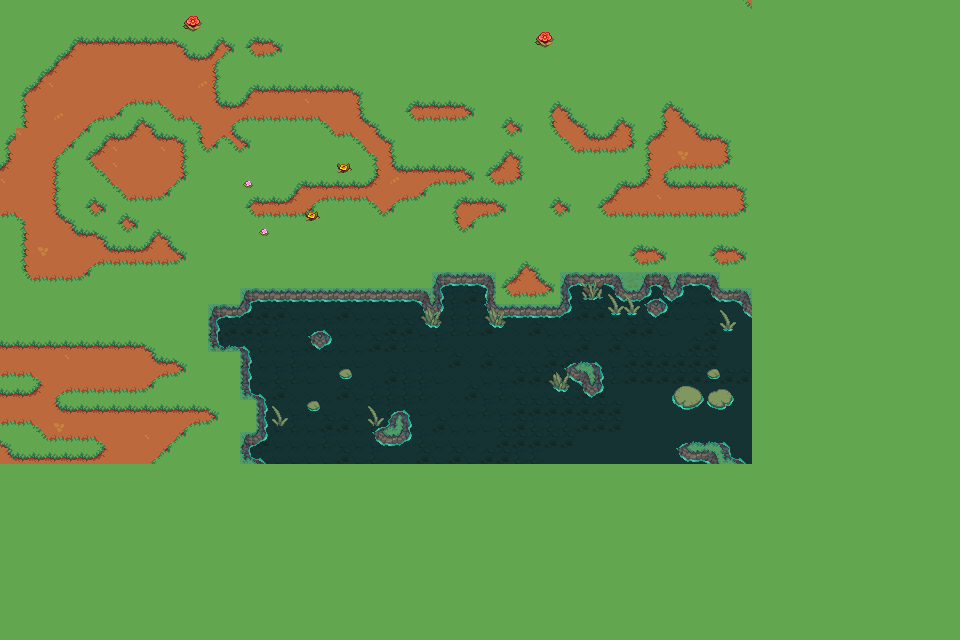

A level layout from a 2D game, rendered from its tile map. Below: a short description, then the map file with tile-grid data replaced by summaries:
An orthogonal 60x40 tile map with 16x16 px tiles, 3 tile layers (DirtGrass, Details, water), 2 tilesets and 38 objects.

<map version="1.10" tiledversion="1.10.1" orientation="orthogonal" renderorder="right-down" width="60" height="40" tilewidth="16" tileheight="16" infinite="0" nextlayerid="9" nextobjectid="44">
 <tileset firstgid="1" source="BasicLandscape.tsx" />
 <tileset firstgid="2913" source="Decorations1.tsx" />
 <layer id="5" name="DirtGrass" width="60" height="40">
  <data>[2400 cells, 2400 non-empty, 33 distinct tile ids]</data>
 </layer>
 <layer id="1" name="Details" width="60" height="40">
  <data>[2400 cells, 61 non-empty, 28 distinct tile ids]</data>
 </layer>
 <group id="7" name="Trees">
  <objectgroup id="2" name="OakTree" class="OakTree">
   <properties>
    <property name="HasChopped" type="bool" value="false" />
    <property name="Size" type="int" value="3" />
   </properties>
   <object id="5" gid="2962" x="129.875" y="33.5833" width="21.5833" height="21.5833" />
   <object id="6" gid="3007" x="129.875" y="55.1667" width="21.5833" height="21.5833" />
   <object id="8" gid="3052" x="129.875" y="76.75" width="21.5833" height="21.5833" />
   <object id="9" gid="3097" x="129.875" y="98.3333" width="21.5833" height="21.5833" />
   <object id="10" gid="3142" x="129.875" y="119.917" width="21.5833" height="21.5833" />
   <object id="11" gid="3187" x="129.875" y="141.5" width="21.5833" height="21.5833" />
   <object id="12" gid="3232" x="129.875" y="163.083" width="21.5833" height="21.5833">
    <properties>
     <property name="Collider" type="bool" value="true" />
    </properties>
   </object>
   <object id="13" gid="3277" x="129.875" y="184.667" width="21.5833" height="21.5833">
    <properties>
     <property name="Collider" type="bool" value="true" />
    </properties>
   </object>
   <object id="14" gid="3278" x="151.458" y="184.667" width="21.5833" height="21.5833" />
   <object id="15" gid="3276" x="108.292" y="184.667" width="21.5833" height="21.5833" />
   <object id="16" gid="3231" x="108.292" y="163.083" width="21.5833" height="21.5833" />
   <object id="17" gid="3233" x="151.458" y="163.083" width="21.5833" height="21.5833" />
   <object id="18" gid="3188" x="151.458" y="141.5" width="21.5833" height="21.5833" />
   <object id="19" gid="3186" x="108.292" y="141.5" width="21.5833" height="21.5833" />
   <object id="20" gid="3143" x="151.458" y="119.917" width="21.5833" height="21.5833" />
   <object id="21" gid="3144" x="173.042" y="119.917" width="21.5833" height="21.5833" />
   <object id="22" gid="3145" x="194.625" y="119.917" width="21.5833" height="21.5833" />
   <object id="23" gid="3100" x="194.625" y="98.3333" width="21.5833" height="21.5833" />
   <object id="24" gid="3099" x="173.042" y="98.3333" width="21.5833" height="21.5833" />
   <object id="25" gid="3098" x="151.458" y="98.3333" width="21.5833" height="21.5833" />
   <object id="26" gid="3054" x="173.042" y="76.75" width="21.5833" height="21.5833" />
   <object id="27" gid="3055" x="194.625" y="76.75" width="21.5833" height="21.5833" />
   <object id="28" gid="3053" x="151.458" y="76.75" width="21.5833" height="21.5833" />
   <object id="29" gid="3008" x="151.458" y="55.1667" width="21.5833" height="21.5833" />
   <object id="30" gid="3009" x="173.042" y="55.1667" width="21.5833" height="21.5833" />
   <object id="31" gid="3141" x="108.292" y="119.917" width="21.5833" height="21.5833" />
   <object id="32" gid="3140" x="86.7083" y="119.917" width="21.5833" height="21.5833" />
   <object id="33" gid="3185" x="86.7083" y="141.5" width="21.5833" height="21.5833" />
   <object id="34" gid="3189" x="173.042" y="141.5" width="21.5833" height="21.5833" />
   <object id="35" gid="3139" x="65.125" y="119.917" width="21.5833" height="21.5833" />
   <object id="36" gid="3094" x="65.125" y="98.3333" width="21.5833" height="21.5833" />
   <object id="37" gid="3095" x="86.7083" y="98.3333" width="21.5833" height="21.5833" />
   <object id="38" gid="3096" x="108.292" y="98.3333" width="21.5833" height="21.5833" />
   <object id="39" gid="3051" x="108.292" y="76.75" width="21.5833" height="21.5833" />
   <object id="40" gid="3050" x="86.7083" y="76.75" width="21.5833" height="21.5833" />
   <object id="41" gid="3049" x="65.125" y="76.75" width="21.5833" height="21.5833" />
   <object id="42" gid="3005" x="86.7083" y="55.1667" width="21.5833" height="21.5833" />
   <object id="43" gid="3006" x="108.292" y="55.1667" width="21.5833" height="21.5833" />
  </objectgroup>
 </group>
 <layer id="6" name="water" width="60" height="40" opacity="0.37">
  <data>[2400 cells, 598 non-empty, 7 distinct tile ids]</data>
 </layer>
</map>
